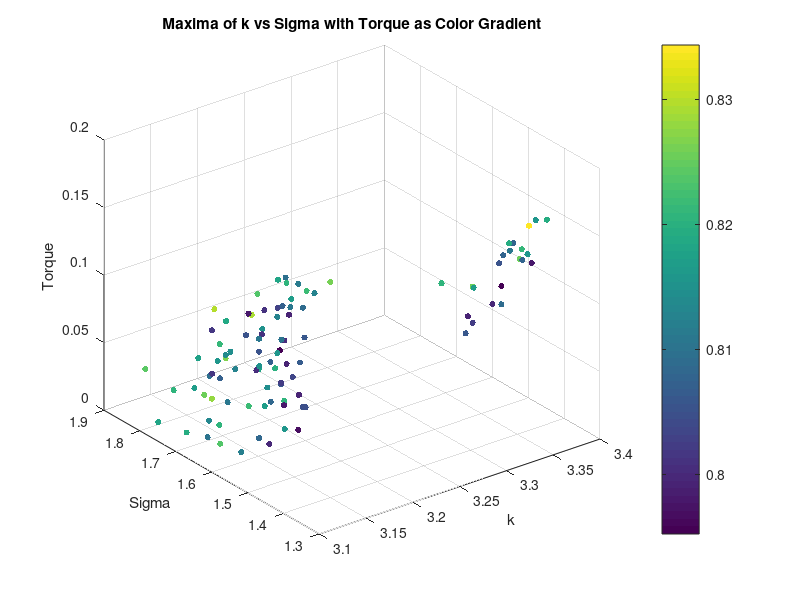
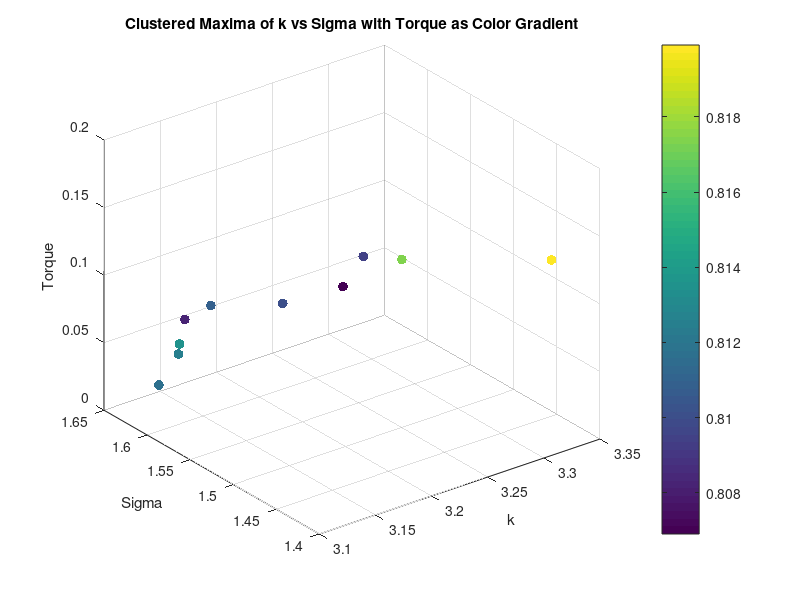
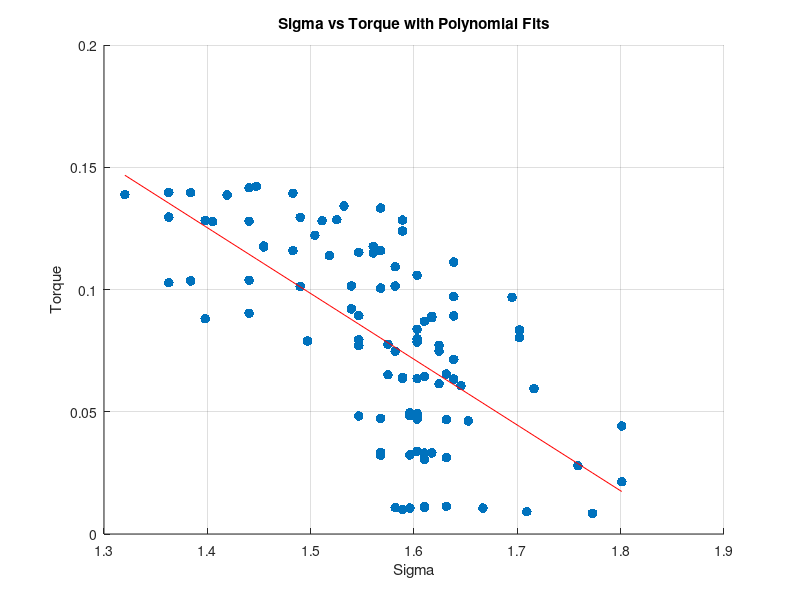
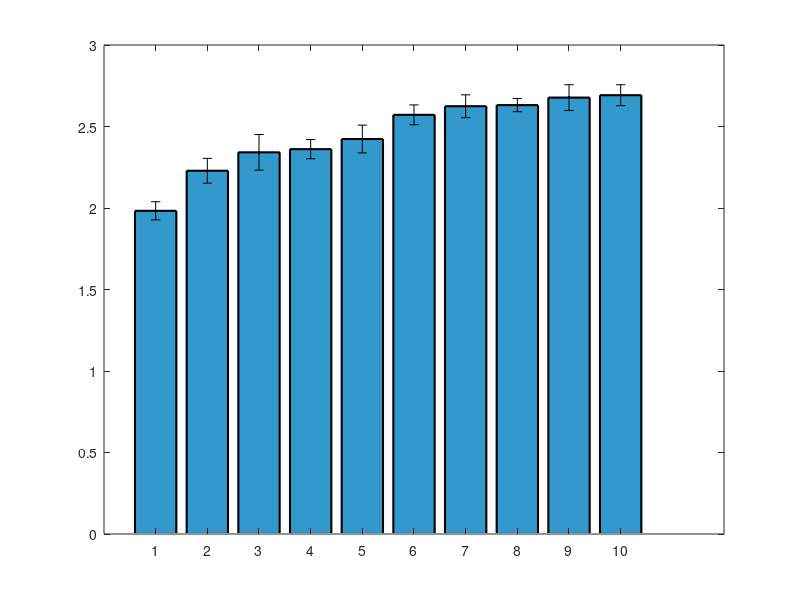

MATLAB code for these plots, in order: (Note: this script raises an error after producing the figures.)
clear all;
close all;


%% Torque Analysis
load('maxima_data.mat');
scatter3(maxima_k, maxima_sigma, torque_values, 20, maxima_corr, 'filled');
xlabel('k');
ylabel('Sigma');
zlabel('Torque');
title('Maxima of k vs Sigma with Torque as Color Gradient');
colorbar;
grid on;
% K means clustering of torque into 10 clusters, taking mean of each cluster k, sigma and corr too
[cluster_idx, cluster_centers] = kmeans(torque_values', 10);
% Take the mean of each cluster
torque_means = zeros(10, 1);
sigma_means = zeros(10, 1);
sigma_stds = zeros(10, 1);
k_means = zeros(10, 1);
corr_means = zeros(10, 1);
for i = 1:10
    torque_means(i) = mean(torque_values(cluster_idx == i));
    sigma_means(i) = mean(maxima_sigma(cluster_idx == i));
    k_means(i) = mean(maxima_k(cluster_idx == i));
    corr_means(i) = mean(maxima_corr(cluster_idx == i));
    sigma_stds(i) = std(maxima_sigma(cluster_idx == i));
end
% Plot the clusters
figure;
scatter3(k_means, sigma_means, torque_means, 50, corr_means, 'filled');
xlabel('k');
ylabel('Sigma');
zlabel('Torque');
title('Clustered Maxima of k vs Sigma with Torque as Color Gradient');
colorbar;
grid on;
% Ensure data is sorted for polyfit
[sigma_sorted, sort_idx] = sort(maxima_sigma);
torque_sorted = torque_values(sort_idx);
% Display correlation between torque and sigma
disp('Correlation between Torque and Sigma:');
disp(corr(torque_sorted', sigma_sorted'));
% Display correlation between torque and sigma^2
disp('Correlation between Torque and Sigma^2:');
disp(corr(torque_sorted', sigma_sorted'.^2));
% Polyfit for sigma vs torque (order 1 and 2)
p1_sigma = polyfit(sigma_sorted, torque_sorted, 1);
% Calculate fitted values and normalized MSE for sigma vs torque
fitted_torque_p1_sigma = polyval(p1_sigma, sigma_sorted);
mse_p1_sigma = mean((torque_sorted - fitted_torque_p1_sigma).^2);
nmse_p1_sigma = mse_p1_sigma / var(torque_sorted);
% Display results for sigma vs torque
disp('Sigma vs Torque:');
disp(['Order 1 nMSE: ', num2str(nmse_p1_sigma)]);
%display correlation between torque and sigma
% Plot for sigma vs torque with polynomial fits (first instance)
figure;
scatter(sigma_sorted, torque_sorted, 50, 'filled','DisplayName', 'Data');
hold on;
plot(sigma_sorted, fitted_torque_p1_sigma, '-r', 'DisplayName', ...
    ['Order 1 Fit: y = ', num2str(p1_sigma(1)), 'x + ', num2str(p1_sigma(2)), ...
    ', nMSE = ', num2str(nmse_p1_sigma)]);
xlabel('Sigma');
ylabel('Torque');
title('Sigma vs Torque with Polynomial Fits');
grid on;

%Plot means of sigma as bar plot with variance as error bars
figure;
[sorted_sigma_means,idx] = sort(sigma_means);
sorted_sigma_stds = sigma_stds(idx);
bar(sorted_sigma_means.^2, 'FaceColor', [0.2 0.6 0.8], 'EdgeColor', 'k', 'LineWidth', 1.5);
% Set the x-ticks to the cluster indices
hold on;
errorbar(sorted_sigma_means.^2,sorted_sigma_stds, 'k.', 'LineWidth', 1.5);
ylim([1.9 3.5]);

xlabel('Torque Number');
ylabel('Mean Sigma');

% Ensure data is sorted for polyfit
[sigma_sorted, sort_idx] = sort(sigma_means);
torque_sorted = torque_means(sort_idx);
%Display correlation between torque and sigma
disp('Correlation between Torque and Sigma:');
disp(corr(torque_sorted, sigma_sorted));
%Display correlation between torque and sigma^2
disp('Correlation between Torque and Sigma^2:');
disp(corr(torque_sorted, sigma_sorted.^2));
% Polyfit for sigma vs torque (order 1 and 2)
p1_sigma = polyfit(sigma_sorted, torque_sorted, 1);
p2_sigma = polyfit(sigma_sorted, torque_sorted, 2);
% Calculate zitted values and normalized MSE for sigma vs torque
fitted_torque_p1_sigma = polyval(p1_sigma, sigma_sorted);
fitted_torque_p2_sigma = polyval(p2_sigma, sigma_sorted);
mse_p1_sigma = mean((torque_sorted - fitted_torque_p1_sigma).^2);
mse_p2_sigma = mean((torque_sorted - fitted_torque_p2_sigma).^2);
nmse_p1_sigma = mse_p1_sigma / var(torque_sorted);
nmse_p2_sigma = mse_p2_sigma / var(torque_sorted);
% Display results for sigma vs torque
disp('Sigma vs Torque:');
disp(['Order 1 nMSE: ', num2str(nmse_p1_sigma)]);
disp(['Order 2 nMSE: ', num2str(nmse_p2_sigma)]);
% Plot for sigma vs torque with polynomial fits (second instance)
figure;
scatter(sigma_sorted, torque_sorted, 50, 'filled', 'DisplayName', 'Data');
hold on;
plot(sigma_sorted, fitted_torque_p1_sigma, '-r', 'DisplayName', ...
    ['Order 1 Fit: y = ', num2str(p1_sigma(1)), 'x + ', num2str(p1_sigma(2)), ...
    ', nMSE = ', num2str(nmse_p1_sigma)]);
plot(sigma_sorted, fitted_torque_p2_sigma, '--g', 'DisplayName', ...
    ['Order 2 Fit: y = ', num2str(p2_sigma(1)), 'x^2 + ', num2str(p2_sigma(2)), ...
    'x + ', num2str(p2_sigma(3)), ', nMSE = ', num2str(nmse_p2_sigma)]);
xlabel('Sigma');
ylabel('Torque');
title('Sigma vs Torque with Polynomial Fits');
grid on;



% %% Diameter Analysis
% % Saved as diameter_value, k_values(max_k_idx), sigma_values(max_sigma_idx), max_val
% load('maxima_data_Diam.mat');

% figure;
% scatter3(maxima_matrix(:, 2), maxima_matrix(:, 3), maxima_matrix(:, 1), 50, maxima_matrix(:, 1), 'filled'); 
% xlabel('k');
% ylabel('Sigma');
% zlabel('Diameter');
% title('Maxima of k vs Sigma with Diameter as Color Gradient');
% colorbar;
% grid on;

% % K vs d
% % Ensure data is sorted for polyfit
% [k_sorted, sort_idx] = sort(maxima_matrix(:, 2));
% d_sorted = maxima_matrix(sort_idx, 1);
% % Display correlation between d and k
% disp('Correlation between Diameter and k:');
% disp(corr(d_sorted, k_sorted));

% %plot for k vs diam with polynomial fits
% figure;
% scatter(k_sorted, d_sorted, 50, d_sorted, 'filled', 'DisplayName', 'Data');
% colormap(jet); % High contrast colormap suitable for white background
% colorbar; % Add a colorbar to indicate the mapping of color to d_sorted values

% hold on;
% p1_k = polyfit(k_sorted, d_sorted, 1);
% fitted_d_p1_k = polyval(p1_k, k_sorted);
% mse_p1_k = mean((d_sorted - fitted_d_p1_k).^2);
% nmse_p1_k = mse_p1_k / var(d_sorted);
% disp('Diameter vs k:');
% disp(['Order 1 nMSE: ', num2str(nmse_p1_k)]);
% plot(k_sorted, fitted_d_p1_k, '-r', 'DisplayName', ...
%     ['Order 1 Fit: y = ', num2str(p1_k(1)), 'x + ', num2str(p1_k(2)), ...
%     ', nMSE = ', num2str(nmse_p1_k)]);
% xlabel('k');
% ylabel('Diameter');
% title('k vs Diameter with Polynomial Fits');
% legend('show');

% % Compute mean and std of sigma for each unique diameter
% unique_diameters = unique(maxima_matrix(:, 1));
% sigma_means_diameter = zeros(size(unique_diameters));
% sigma_stds_diameter = zeros(size(unique_diameters));

% for i = 1:length(unique_diameters)
%     sigma_values_for_diameter = maxima_matrix(maxima_matrix(:, 1) == unique_diameters(i), 3);
%     sigma_means_diameter(i) = mean(sigma_values_for_diameter);
%     sigma_stds_diameter(i) = std(sigma_values_for_diameter);
% end

% % Bar plot of mean sigma with error bars for each diameter
% figure;
% bar(unique_diameters, sigma_means_diameter, 'FaceColor', [0.2 0.6 0.8], 'EdgeColor', 'k', 'LineWidth', 1.5);
% hold on;
% errorbar(unique_diameters, sigma_means_diameter, sigma_stds_diameter, 'k.', 'LineWidth', 1.5);
% xlabel('Diameter');
% ylabel('Mean Sigma');
% title('Mean Sigma for Each Diameter with Error Bars');
% grid on;
